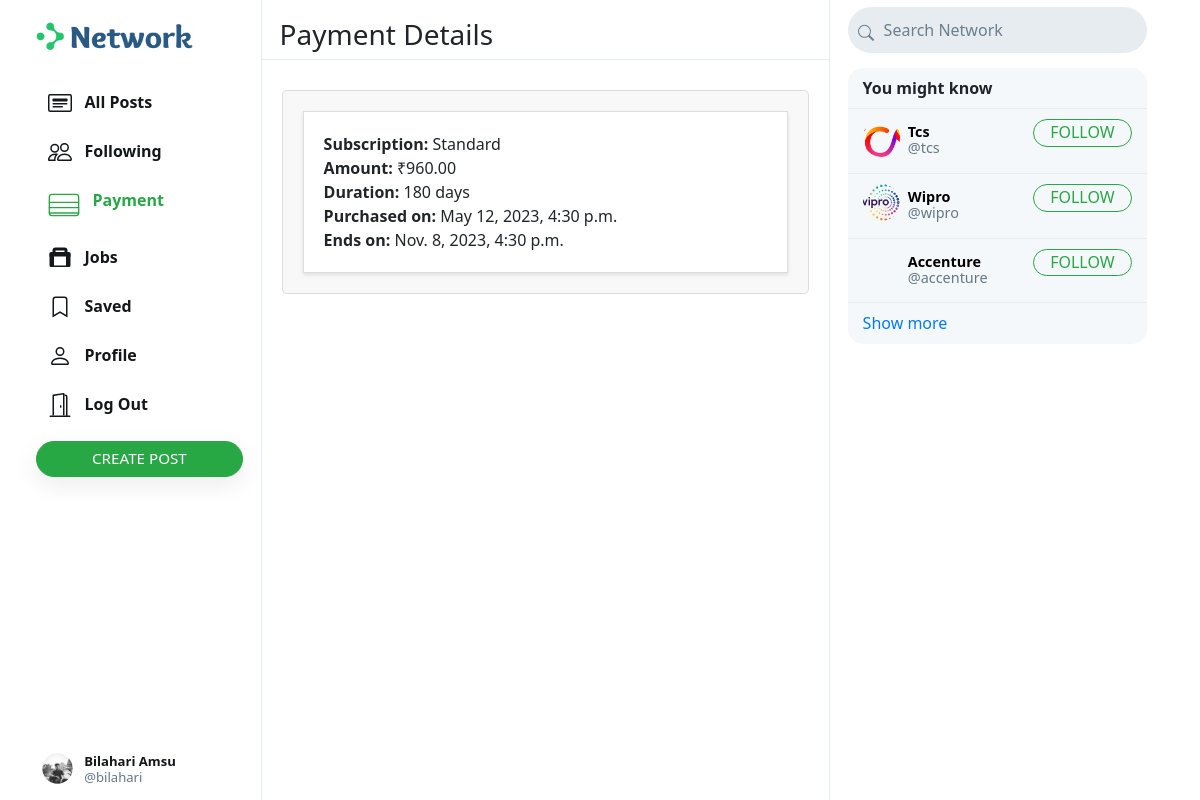
The app's page /n/payment (signed in) with its own data.
### network/models.py (models this page shows, shortened)
class User(AbstractUser):
    profile_pic = models.ImageField(upload_to='profile_pic/')
    bio = models.TextField(max_length=160, blank=True, null=True)
    cover = models.ImageField(upload_to='covers/', blank=True)

class Payment(models.Model):
    user = models.ForeignKey(User, on_delete=models.CASCADE)
    subscription = models.ForeignKey(Subscription, on_delete=models.CASCADE)
    amount = models.DecimalField(max_digits=8, decimal_places=2)
    payment_id = models.CharField(max_length=100)
    payment_date = models.DateTimeField(auto_now_add=True)
    expiry_date = models.DateTimeField()
    has_expired = models.BooleanField(default=False)

class Subscription(models.Model):
    subscription_type = models.CharField(max_length=20)
    duration_in_days = models.IntegerField()
    amount = models.DecimalField(max_digits=8, decimal_places=2)

### network/views.py (the view)
# urls.py: path("n/payment", views.payment, name="payment"),
@never_cache
@login_required(login_url="/")
@csrf_exempt
def payment(request):
    followings = Follower.objects.filter(followers=request.user).values_list('user', flat=True)
    suggestions = User.objects.exclude(pk__in=followings).exclude(username=request.user.username).exclude(
        username='admin').order_by("?")[:6]
    active_payment = request.user.payment_set.filter(has_expired=False).first()
    if active_payment:
        payments = request.user.payment_set.all()
        return render(request, 'network/payment_details.html', {
            'page': 'payment',
            "suggestions": suggestions,
            'payments': payments
        })
    return render(request, "network/payment.html")

### network/templates/network/payment_details.html (shortened to what this page needs)
{% extends "network/layout.html" %}
{% load static %}
{% block body %}
    <div class="main-div">
        <div class="left-div">
            <nav class="head heading">
                <h3>Payment Details</h3>
            </nav>
            <div class="left-div-content">
                <div class="posts-view">
                    <div class="main-div-content">
                        <ul>
                            {% for payment in payments %}
                                <li>
                                    <b>Subscription:</b> {{ payment.subscription.subscription_type }}<br>
                                    <b>Amount:</b> ₹{{ payment.amount }}<br>
                                    <b>Duration:</b> {{ payment.subscription.duration_in_days }} days<br>
                                    <b>Purchased on:</b> {{ payment.payment_date }}<br>
                                    <b>Ends on:</b> {{ payment.expiry_date }}<br>
                                </li>
                            {% empty %}
                                <li>No payment details found.</li>
                            {% endfor %}
                        </ul>
                    </div>
                </div>
            </div>
        </div>
    </div>
{% endblock %}

### network/templates/network/layout.html (shortened to what this page needs)
{% load static %}
<!DOCTYPE html>
<html lang="en">
    <head>
        <link rel="stylesheet" href="https://cdn.jsdelivr.net/npm/bootstrap@5.1.3/dist/css/bootstrap.min.css">
        <link rel="stylesheet" href="https://cdn.jsdelivr.net/npm/bootstrap@4.0.0/dist/css/bootstrap.min.css">
        <link href="https://cdnjs.cloudflare.com/ajax/libs/mdb-ui-kit/6.2.0/mdb.min.css" rel="stylesheet" />
        <link rel="stylesheet" href="https://stackpath.bootstrapcdn.com/bootstrap/4.4.1/css/bootstrap.min.css">
        <link href="{% static 'network/styles.css' %}" rel="stylesheet">
    </head>
    <body>
        <div class="body" data-page="{{page}}">
            <div class="sidenav">
                <a href="{% url 'index' %}" class="navbar-brand">
                    <img src="{% static 'network/Images/logo.png' %}" height="31px">
                </a>
                <div style="height: 100%;">
                    <div>
                        <div>
                            <ul>
                                <li class="nav-item" id="all_posts">
                                <a href="{% url 'index' %}" class="nav-link">
                                    <div>
                                        &nbsp;&nbsp;All Posts
                                    </div>
                                </a>
                                </li>
                                {% if user.is_authenticated %}
                                    <li class="nav-item" id="following">
                                        <a href="{% url 'following' %}" class="nav-link">
                                            <div>
                                                &nbsp;&nbsp;Following
                                            </div>
                                        </a>
                                    </li>
                                    {% if not user.is_staff %}
                                    <li class="nav-item" id="payment">
                                        <a href="{% url 'payment' %}" class="nav-link">
                                            <div>
                                                &nbsp;&nbsp;Payment
                                            </div>
                                        </a>
                                    </li>
                                    {% endif %}
                                    {% if user.is_staff %}
                                    <li class="nav-item" id="postjobs">
                                        <a href="{% url 'postjobs' %}" class="nav-link">
                                            <div>
                                                <svg xmlns="http://www.w3.org/2000/svg" width="1.5em" height="1.5em" viewBox="0 0 16 16" class="bi bi-suitcase" fill="currentColor">
                                                  <path d="M14 4h-1V3a2 2 0 0 0-2-2H5a2 2 0 0 0-2 2v1H2a1 1 0 0 0-1 1v8a1 1 0 0 0 1 1h12a1 1 0 0 0 1-1V5a1 1 0 0 0-1-1zM5 3h6v1H5V3zm7 10H4V6h8v7z"/>
                                                  <path fill-rule="evenodd" d="M2 5a1 1 0 0 0 1-1V3h10v1a1 1 0 0 0 1 1h1v2H1V5h1zm11-1V3H3v1h10z"/>
                                                </svg>
                                                &nbsp;&nbsp;Post Jobs
                                            </div>
                                        </a>
                                    </li>
                                    {% else %}
                                    <li class="nav-item" id="userjobs">
                                        <a href="{% url 'userjobs' %}" class="nav-link">
                                            <div>
                                                &nbsp;&nbsp;Jobs
                                            </div>
                                        </a>
                                    </li>
                                    {% endif %}
                                    <li class="nav-item" id="saved">
                                        <a href="{% url 'saved' %}" class="nav-link">
                                            <div>
                                                <svg width="1.5em" height="1.5em" viewBox="0 0 16 16" class="bi bi-bookmark" fill="currentColor" xmlns="http://www.w3.org/2000/svg">
                                                    <path fill-rule="evenodd" d="M8 12l5 3V3a2 2 0 0 0-2-2H5a2 2 0 0 0-2 2v12l5-3zm-4 1.234l4-2.4 4 2.4V3a1 1 0 0 0-1-1H5a1 1 0 0 0-1 1v10.234z"/>
                                                  </svg>
                                                &nbsp;&nbsp;Saved
                                            </div>
                                        </a>
                                    </li>
                                    <li class="nav-item" id="profile">
                                        <a href="{% url 'profile' user.username %}" class="nav-link">
                                            <div>
                                                &nbsp;&nbsp;Profile
                                            </div>
                                        </a>
                                    </li>
                                    <li class="nav-item" id="logout">
                                        <a href="{% url 'logout' %}" class="nav-link">
                                            <div>
                                                &nbsp;&nbsp;Log Out
                                            </div>
                                        </a>
                                    </li>
                                {% endif %}
                            </ul>
                        </div>
                        {% if user.is_authenticated %}
                            <button id="popup-btn" class="btn btn-success new-post-btn" onclick="createpost()">Create Post</button>
                        {% endif %}
                    </div>
                    <div style="position: absolute; bottom: 10px;">
                        {% if user.is_authenticated %}
                            <li class="nav-item sidenav-user">
                                <a href="{% url 'profile' user.username %}" class="nav-link">
                                    <div class="user_account">
                                        <div class="small-profilepic" style="float: left; background-image: url(/media/{{user.profile_pic}})"></div>
                                        <div style="height: 2.7vw; margin: auto;">
                                            <div style="margin-top: 4px;"><strong>{{user.first_name}} {{user.last_name}}</strong></div>
                                            <div class="grey" style="margin-top: 4px;">@{{ user.username }}</div>
                                        </div>
                                    </div>
                                </a>
                            </li>
                        {% endif %}
                    </div>
                </div>
            </div>
            {% block body %}
            {% endblock %}
            <div class="right-div">
                <nav class="head">
                    <form action="#">
                        <div class="search-div">
                            <div class="search-icon">
                            </div>
                            <input type="text" name="query" id="search-box" placeholder="Search Network">
                        </div>
                    </form>
                </nav>
                <div class='right-div-content'>
                    <div class="space" style="background-color: white;"></div>
                    {% if user.is_authenticated %}
                        <div class="suggestion-box">
                            <div class="suggestion-header">
                                You might know
                            </div>
                            {% for suggestion in suggestions %}
                                <div class="suggestion-user">
                                    <div>
                                        <a href="{% url 'profile' suggestion.username %}">
                                            <div class="small-profilepic" style="background-image: url(/media/{{suggestion.profile_pic}})"></div>
                                        </a>
                                    </div>
                                    <div class="user-details">
                                        <a href="{% url 'profile' suggestion.username %}">
                                            <div id="user-name">
                                                <strong>
                                                    {{suggestion.first_name}} {{suggestion.last_name}}
                                                </strong>
                                            </div>
                                            <div class="grey">@{{suggestion.username}}</div>
                                        </a>
                                    </div>
                                    <div>
                                        <button class="btn btn-outline-success" type="button" onclick="follow_user(this,'{{suggestion.username}}','suggestion')">Follow</button>
                                    </div>
                                </div>
                            {% empty %}
                                    <div style="text-align: center; border-bottom: .5px solid #e6ecf0; padding: 10px 15px;">
                                        <span class="grey" style="font-size: .9em;">No suggestions available.</span>
                                    </div>
                            {% endfor %}
                            <div class="suggestion-footer">
                                <a href="#">Show more</a>
                            </div>
                        </div>
                    {% endif %}
                </div>
            </div>
        </div>
    </body>
</html>

### records on screen
User: profile_pic (picture), first_name "Bilahari", last_name "Amsu", username "bilahari"
Payment: subscription.subscription_type "Standard", amount "960.00", subscription.duration_in_days "180", payment_date "May 12, 2023, 4:30 p.m.", expiry_date "Nov. 8, 2023, 4:30 p.m."
User: profile_pic (picture), first_name "Tcs", username "tcs"
User: profile_pic (picture), first_name "Wipro", username "wipro"
User: first_name "Accenture", username "accenture"
